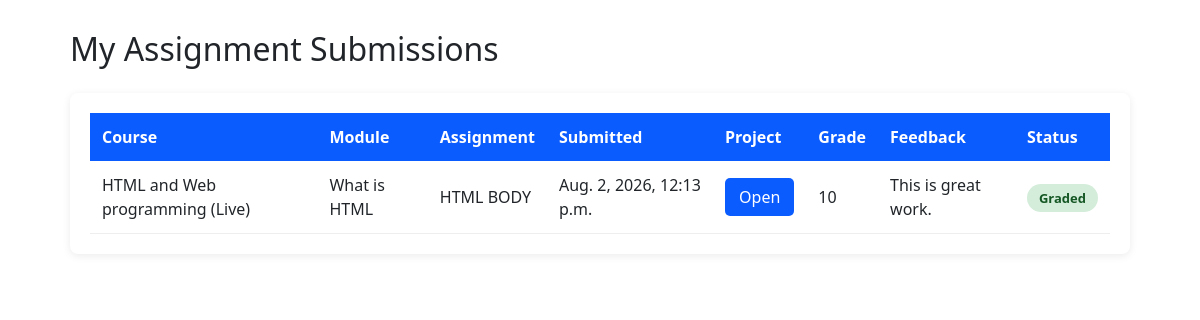
/my-submissions/ (signed in), run on the app's committed database.
### assignments/models.py (models this page shows)
class Submission(models.Model):
    assignment = models.ForeignKey(Assignment, on_delete=models.CASCADE)
    student = models.ForeignKey(User, on_delete=models.CASCADE)
    link = models.URLField(blank=True)
    grade = models.CharField(max_length=10, blank=True)
    feedback = models.TextField(blank=True)
    submitted_at = models.DateTimeField(auto_now_add=True)
    class Meta:
        unique_together = ['assignment', 'student']

class Assignment(models.Model):
    module = models.ForeignKey(Module, on_delete=models.CASCADE)
    title = models.CharField(max_length=200)
    description = models.TextField()
    is_live = models.BooleanField(default=False)

### courses/models.py (models this page shows, shortened)
class Module(models.Model):
    course = models.ForeignKey(Course, on_delete=models.CASCADE, related_name="modules")
    title = models.CharField(max_length=200)
    content = models.TextField()
    order = models.IntegerField()
    class_url = models.URLField(blank=True, null=True)
    class_date = models.DateTimeField(null=True, blank=True)
    class Meta:
        ordering = ["order"]

class Course(models.Model):
    COURSE_TYPE = (
        ("recorded", "Recorded"),
        ("live", "Live"),
    )
    PAYMENT_TYPE = (
        ('transfer', 'transfer'),
        ('mastercard',  'Mastercard')
    )
    title = models.CharField(max_length=200)
    description = models.TextField()
    price = models.DecimalField(max_digits=8, decimal_places=2)
    payment_type = models.CharField(max_length=10, choices=PAYMENT_TYPE, default="transfer")
    course_type = models.CharField(
        max_length=10,
        choices=COURSE_TYPE,
        default="recorded"
    )
    discount_active = models.BooleanField(default=False)
    discount_percentage = models.PositiveIntegerField(
        default=0
    )
    first_200_discount = models.DecimalField(
        max_digits=5,
        decimal_places=2,
        default=0
    )
    discount_expiry = models.DateTimeField(
        null=True,
        blank=True
    )
    enrollment_open = models.DateTimeField(null=True, blank=True)
    created_at = models.DateTimeField(auto_now_add=True)

### codexio_main/views.py (the view)
@login_required
def my_submissions(request):
    submissions = (
        Submission.objects
        .filter(student=request.user)
        .select_related(
            "assignment",
            "assignment__module",
            "assignment__module__course"
        )
        .order_by("-submitted_at")
    )
    context = {
        "submissions": submissions
    }
    return render(
        request,
        "codexio_main/dashboard/submissions/my_submissions.html",
        context
    )

### codexio_main/templates/codexio_main/dashboard/submissions/my_submissions.html (shortened to what this page needs)
{% extends "base.html" %}
{% block content %}
<div class="submission-container">
<h2 class="page-title">
My Assignment Submissions
</h2>
<div class="submission-card">
<table class="submission-table">
<thead>
<tr>
<th>Course</th>
<th>Module</th>
<th>Assignment</th>
<th>Submitted</th>
<th>Project</th>
<th>Grade</th>
<th>Feedback</th>
<th>Status</th>
</tr>
</thead>
<tbody>
{% for submission in submissions %}
<tr>
<td>{{ submission.assignment.module.course.title }}</td>
<td>{{ submission.assignment.module.title }}</td>
<td>{{ submission.assignment.title }}</td>
<td>{{ submission.submitted_at }}</td>
<td>
<a
href="{{ submission.link }}"
target="_blank"
class="view-btn">
Open
</a>
</td>
<td>
{% if submission.grade %}
{{ submission.grade }}
{% else %}
-
{% endif %}
</td>
<td>
{% if submission.feedback %}
{{ submission.feedback }}
{% else %}
Awaiting grading
{% endif %}
</td>
<td>
{% if submission.grade %}
<span class="status graded">
Graded
</span>
{% else %}
<span class="status pending">
Pending
</span>
{% endif %}
</td>
</tr>
{% empty %}
<tr>
<td colspan="8">
You have not submitted any assignments yet.
</td>
</tr>
{% endfor %}
</tbody>
</table>
</div>
</div>
{% endblock %}

### codexio_main/templates/codexio_main/dashboard/submissions/my_submissions.html (style rules this page uses)
.submission-container { max-width:1100px; margin:auto; padding:30px 20px; }
.page-title { margin-bottom:25px; }
.submission-card { background:white; border-radius:8px; padding:20px; box-shadow:0 2px 8px rgba(0,0,0,.08); overflow-x:auto; }
.submission-table { width:100%; border-collapse:collapse; }
.submission-table th { background:#0b5cff; color:white; padding:12px; text-align:left; }
.submission-table td { padding:12px; border-bottom:1px solid #eee; }
.status { padding:5px 12px; border-radius:20px; font-size:13px; font-weight:bold; }
.graded { background:#d4edda; color:#155724; }
.view-btn { background:#0b5cff; color:white; padding:8px 14px; text-decoration:none; border-radius:5px; }

### data on the page
Submission: assignment.module.course "HTML and Web programming (Live)", assignment.module "What is HTML", assignment "HTML BODY", submitted_at "Aug. 2, 2026, 12:13 p.m.", grade "10", feedback "This is great work.", shows "Graded"
